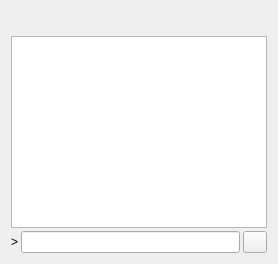
     <widget class="QWidget" name="tab_console">
      <attribute name="title">
       <string>&amp;Console</string>
      </attribute>
      <layout class="QVBoxLayout" name="verticalLayout_3">
       <property name="spacing">
        <number>3</number>
       </property>
		  <item>
			  <layout class="QHBoxLayout" name="horizontalLayout">
				  <property name="spacing">
					  <number>4</number>
				  </property>
				  <item>
					  <spacer name="horizontalSpacer">
						  <property name="orientation">
							  <enum>Qt::Horizontal</enum>
						  </property>
						  <property name="sizeHint" stdset="0">
							  <size>
								  <width>40</width>
								  <height>20</height>
							  </size>
						  </property>
					  </spacer>
				  </item>
				  <item>
					  <widget class="QPushButton" name="fontSmallerButton">
						  <property name="maximumSize">
							  <size>
								  <width>24</width>
								  <height>24</height>
							  </size>
						  </property>
						  <property name="toolTip">
							  <string>Decrease font size</string>
						  </property>
						  <property name="text">
							  <string/>
						  </property>
						  <property name="icon">
							  <iconset resource="../zenzo.qrc">
								  <normaloff>:/icons/fontsmaller</normaloff>:/icons/fontsmaller
							  </iconset>
						  </property>
						  <property name="iconSize">
							  <size>
								  <width>24</width>
								  <height>16</height>
							  </size>
						  </property>
						  <property name="autoDefault">
							  <bool>false</bool>
						  </property>
						  <property name="flat">
							  <bool>true</bool>
						  </property>
					  </widget>
				  </item>
				  <item>
					  <widget class="QPushButton" name="fontBiggerButton">
						  <property name="maximumSize">
							  <size>
								  <width>24</width>
								  <height>24</height>
							  </size>
						  </property>
						  <property name="toolTip">
							  <string>Increase font size</string>
						  </property>
						  <property name="text">
							  <string/>
						  </property>
						  <property name="icon">
							  <iconset resource="../zenzo.qrc">
								  <normaloff>:/icons/fontbigger</normaloff>:/icons/fontbigger
							  </iconset>
						  </property>
						  <property name="iconSize">
							  <size>
								  <width>24</width>
								  <height>16</height>
							  </size>
						  </property>
						  <property name="autoDefault">
							  <bool>false</bool>
						  </property>
						  <property name="flat">
							  <bool>true</bool>
						  </property>
					  </widget>
				  </item>
				  <item>
					  <widget class="QPushButton" name="clearButton">
						  <property name="maximumSize">
							  <size>
								  <width>24</width>
								  <height>24</height>
							  </size>
						  </property>
						  <property name="toolTip">
							  <string>Clear console</string>
						  </property>
						  <property name="layoutDirection">
							  <enum>Qt::LeftToRight</enum>
						  </property>
						  <property name="text">
							  <string/>
						  </property>
						  <property name="icon">
							  <iconset resource="../zenzo.qrc">
								  <normaloff>:/icons/remove</normaloff>:/icons/remove
							  </iconset>
						  </property>
						  <property name="shortcut">
							  <string notr="true">Ctrl+L</string>
						  </property>
						  <property name="autoDefault">
							  <bool>false</bool>
						  </property>
						  <property name="flat">
							  <bool>true</bool>
						  </property>
					  </widget>
				  </item>
			  </layout>
		  </item>
       <item>
        <widget class="QTextEdit" name="messagesWidget">
         <property name="minimumSize">
          <size>
           <width>0</width>
           <height>100</height>
          </size>
         </property>
         <property name="readOnly">
          <bool>true</bool>
         </property>
         <property name="tabKeyNavigation" stdset="0">
          <bool>false</bool>
         </property>
         <property name="columnCount" stdset="0">
          <number>2</number>
         </property>
        </widget>
       </item>
       <item>
        <layout class="QHBoxLayout" name="horizontalLayout">
         <property name="spacing">
          <number>3</number>
         </property>
         <item>
          <widget class="QLabel" name="label">
           <property name="text">
            <string notr="true">&gt;</string>
           </property>
          </widget>
         </item>
         <item>
          <widget class="QLineEdit" name="lineEdit"/>
         </item>
         <item>
          <widget class="QPushButton" name="clearButton">
           <property name="maximumSize">
            <size>
             <width>24</width>
             <height>24</height>
            </size>
           </property>
           <property name="toolTip">
            <string>Clear console</string>
           </property>
           <property name="text">
            <string/>
           </property>
           <property name="icon">
            <iconset resource="../rapids.qrc">
             <normaloff>:/icons/remove</normaloff>:/icons/remove</iconset>
           </property>
           <property name="shortcut">
            <string notr="true">Ctrl+L</string>
           </property>
           <property name="autoDefault">
            <bool>false</bool>
           </property>
          </widget>
         </item>
        </layout>
       </item>
      </layout>
     </widget>
